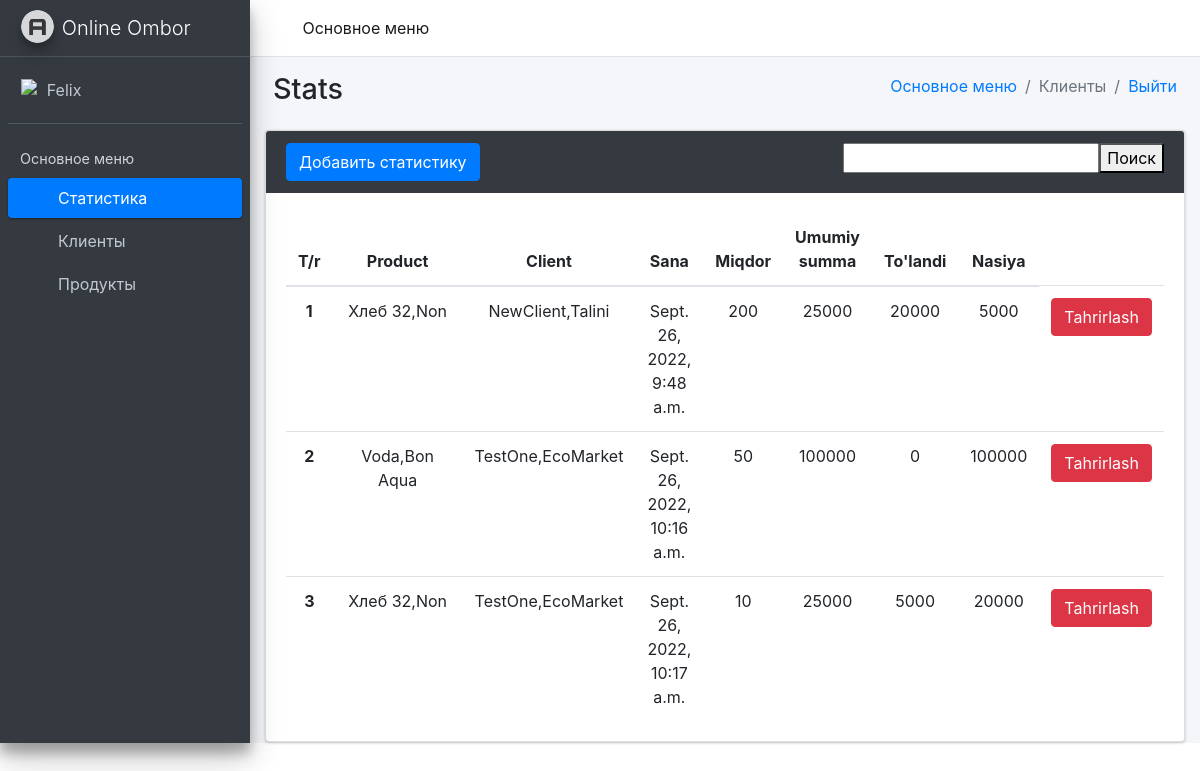
The page /stats/ (signed in) on the database its author committed.
### statsapp/models.py (models this page shows)
class Stats(models.Model):
    Client = models.ForeignKey(Client,on_delete=models.CASCADE)
    Mahsulot = models.ForeignKey(Mahsulot,on_delete=models.CASCADE)
    umumiy = models.IntegerField()
    miqdor = models.IntegerField()
    sana = models.DateTimeField(auto_now_add=True)
    tolandi = models.IntegerField()
    nasiya = models.PositiveIntegerField()
    Ombor = models.ForeignKey(Omborxona,on_delete=models.CASCADE)

### asosiy/models.py (models this page shows, shortened)
class Mahsulot(models.Model):
    nom = models.CharField(max_length=50)
    narx = models.PositiveIntegerField()
    brend = models.CharField(max_length=50)
    miqdor = models.CharField(max_length=50)
    olvchov = models.CharField(max_length=50,choices=(('KG','KG'),('TONN','TONN')))
    kelgan_sana = models.DateField(auto_now_add=True)
    Ombor = models.ForeignKey(Omborxona,on_delete=models.CASCADE)

class Client(models.Model):
    ism = models.CharField(max_length=50)
    nom = models.CharField(max_length=50)
    tel = models.CharField(max_length=15)
    qarz = models.CharField(max_length=50)
    manzil = models.CharField(max_length=50)
    Ombor = models.ForeignKey(Omborxona,on_delete=models.CASCADE)

### statsapp/views.py (the view)
# urls.py: path('stats/',StatsView.as_view()),
class StatsView(View):
    def get(self,request):
        ombor = Omborxona.objects.get(user=request.user)
        stats = Stats.objects.filter(Ombor=ombor)
        soz = request.GET.get('soz')
        if soz is None:
            stats = Stats.objects.filter(Ombor=ombor)
        elif soz:
            new = stats.filter(Mahsulot__brend=soz) | stats.filter(Mahsulot__nom=soz)
            new = new | stats.filter(Client__nom=soz) | stats.filter(Client__ism=soz)
            if soz.isdigit():
                new = new | stats.filter(nasiya=soz) | stats.filter(sana__contains=soz)
            stats = new
        data = {
            "stats":stats
        }
        return render(request,'stats.html',data)

### templates/stats.html (shortened to what this page needs)
<!DOCTYPE html>
<html lang="en">
<head>
    {% load static %}
  <link rel="stylesheet" href="{% static 'plugins/fontawesome-free/css/all.min.css' %}">
  <link rel="stylesheet" href="https://code.ionicframework.com/ionicons/2.0.1/css/ionicons.min.css">
  <link rel="stylesheet" href="{% static 'dist/css/adminlte.min.css' %}">
  <link rel="stylesheet" href="https://maxcdn.bootstrapcdn.com/bootstrap/4.5.2/css/bootstrap.min.css">
</head>
<body class="hold-transition sidebar-mini">
<div class="wrapper">
  <nav class="main-header navbar navbar-expand navbar-white navbar-light">
    <ul class="navbar-nav">
      <li class="nav-item">
        <a class="nav-link" data-widget="pushmenu" href="#" role="button"><i class="fas fa-bars"></i></a>
      </li>
      <li class="nav-item d-none d-sm-inline-block">
        <a href="/bulimlar/" class="nav-link active">Основное меню</a>
      </li>
    </ul>
  </nav>
  <aside class="main-sidebar sidebar-dark-primary elevation-4">
    <a href="../index.html" class="brand-link">
      <img src="../dist/img/AdminLTELogo.png" alt="AdminLTE Logo" class="brand-image img-circle elevation-3" style="opacity: .8">
      <span class="brand-text font-weight-light">Online Ombor</span>
    </a>
    <div class="sidebar">
      <div class="user-panel mt-3 pb-3 mb-3 d-flex">
        <div class="image">
          <img src="{% static '/dist/img/user2-160x160.jpg" class="img-circle elevation-2" alt="User Image' %}">
        </div>
        <div class="info">
          <a href="#" class="d-block">Felix</a>
        </div>
      </div>
      <nav class="mt-2">
        <ul class="nav nav-pills nav-sidebar flex-column" data-widget="treeview" role="menu" data-accordion="false">
          <li class="nav-header">Основное меню</li>
          <li class="nav-item">
            <a href="#" class="nav-link active">
              <i class="nav-icon far fa-circle text-warning"></i>
              <p>Статистика</p>
            </a>
          </li>
          <li class="nav-item">
            <a href="/bulimlar/clients/" class="nav-link">
              <i class="nav-icon far fa-circle text-danger"></i>
              <p class="text">Клиенты</p>
            </a>
          </li>
          <li class="nav-item">
            <a href="/bulimlar/mahsulotlar/" class="nav-link">
              <i class="nav-icon far fa-circle text-info"></i>
              <p>Продукты</p>
            </a>
          </li>
        </ul>
      </nav>
    </div>
  </aside>
  <div class="content-wrapper">
    <div class="content-header">
      <div class="container-fluid">
        <div class="row mb-2">
          <div class="col-sm-6">
            <h1 class="m-0">Stats</h1>
          </div>
          <div class="col-sm-6">
            <ol class="breadcrumb float-sm-right">
              <li class="breadcrumb-item"><a href="/bulimlar/">Основное меню</a></li>
              <li class="breadcrumb-item active">Клиенты</li>
                <li class="breadcrumb-item"><a href="/logout/">Выйти</a></li>
            </ol>
          </div>
        </div>
      </div>
    </div>
    <div class="col-md-12">
        <div class="card card-dark">
            <div class="card-header border-0">
                <div class="d-flex justify-content-between">
                  <button type="submit" class="btn btn-primary" data-toggle="modal" data-target="#myModal">Добавить статистику</button>
                    <form action="/stats/" method="get">
                    <input name="soz" type="text"><button type="submit">Поиск</button>
                    </form>
                </div>
            </div>
            <div class="card-body">
                <table class="table" style="text-align: center;">
                    <thead>
                        <tr>
                            <th scope="col" style="width: 15px">T/r</th>
                            <th scope="col" style="width: 255px; text-align: center;">Product</th>
                            <th scope="col" style="text-align: center;">Client</th>
                            <th scope="col" style="text-align: center;">Sana</th>
                            <th scope="col" style="text-align: center;">Miqdor</th>
                            <th scope="col" style="text-align: center;">Umumiy summa</th>
                            <th scope="col" style="text-align: center;">To'landi</th>
                            <th scope="col" style="text-align: center;">Nasiya</th>
                        </tr>
                    </thead>
                    <tbody>
                    {% for st in stats %}
                        <tr>
                            <th scope="row">{{forloop.counter}}</th>
                            <td>{{st.Mahsulot.nom}},{{st.Mahsulot.brend}}</td>
                            <td>{{st.Client.ism}},{{st.Client.nom}}</td>
                            <td>{{st.sana}}</td>
                            <td>{{st.miqdor}}</td>
                            <td>{{st.umumiy}}</td>
                            <td>{{st.tolandi}}</td>
                            <td>{{st.nasiya}}</td>
                            <td><a href="#"><button type="submit" class="btn btn-danger" data-toggle="modal">Tahrirlash</button></a></td>
                        </tr>
                    {% endfor %}
                    </tbody>
                </table>
            </div>
        </div>
    </div>
</body>
</html>

### rows shown on the page
Stats: Mahsulot.nom "Хлеб 32", Mahsulot.brend "Non", Client.ism "NewClient", Client.nom "Talini", sana "Sept. 26, 2022, 9:48 a.m.", miqdor "200", umumiy "25000", tolandi "20000", nasiya "5000"
Stats: Mahsulot.nom "Voda", Mahsulot.brend "Bon Aqua", Client.ism "TestOne", Client.nom "EcoMarket", sana "Sept. 26, 2022, 10:16 a.m.", miqdor "50", umumiy "100000", tolandi "0", nasiya "100000"
Stats: Mahsulot.nom "Хлеб 32", Mahsulot.brend "Non", Client.ism "TestOne", Client.nom "EcoMarket", sana "Sept. 26, 2022, 10:17 a.m.", miqdor "10", umumiy "25000", tolandi "5000", nasiya "20000"
